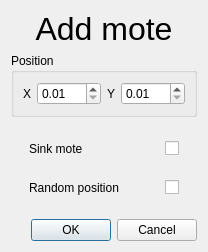
<?xml version="1.0" encoding="UTF-8"?>
<ui version="4.0">
 <class>Dialog</class>
 <widget class="QDialog" name="Dialog">
  <property name="geometry">
   <rect>
    <x>0</x>
    <y>0</y>
    <width>295</width>
    <height>297</height>
   </rect>
  </property>
  <property name="minimumSize">
   <size>
    <width>80</width>
    <height>100</height>
   </size>
  </property>
  <property name="windowTitle">
   <string>Dialog</string>
  </property>
  <property name="sizeGripEnabled">
   <bool>false</bool>
  </property>
  <layout class="QVBoxLayout" name="verticalLayout">
   <property name="sizeConstraint">
    <enum>QLayout::SetFixedSize</enum>
   </property>
   <item>
    <widget class="QLabel" name="label">
     <property name="font">
      <font>
       <pointsize>24</pointsize>
      </font>
     </property>
     <property name="text">
      <string>Add mote</string>
     </property>
     <property name="alignment">
      <set>Qt::AlignCenter</set>
     </property>
    </widget>
   </item>
   <item>
    <widget class="QGroupBox" name="groupBox">
     <property name="title">
      <string>Position</string>
     </property>
     <layout class="QHBoxLayout" name="horizontalLayout">
      <property name="sizeConstraint">
       <enum>QLayout::SetNoConstraint</enum>
      </property>
      <item>
       <widget class="QLabel" name="label_2">
        <property name="text">
         <string>X</string>
        </property>
        <property name="alignment">
         <set>Qt::AlignCenter</set>
        </property>
       </widget>
      </item>
      <item>
       <widget class="QDoubleSpinBox" name="x_pos">
        <property name="minimum">
         <double>0.010000000000000</double>
        </property>
        <property name="maximum">
         <double>600.990000000000009</double>
        </property>
       </widget>
      </item>
      <item>
       <widget class="QLabel" name="label_3">
        <property name="text">
         <string>Y</string>
        </property>
        <property name="alignment">
         <set>Qt::AlignCenter</set>
        </property>
       </widget>
      </item>
      <item>
       <widget class="QDoubleSpinBox" name="y_pos">
        <property name="minimum">
         <double>0.010000000000000</double>
        </property>
        <property name="maximum">
         <double>600.990000000000009</double>
        </property>
       </widget>
      </item>
     </layout>
    </widget>
   </item>
   <item>
    <widget class="QWidget" name="widget" native="true">
     <layout class="QVBoxLayout" name="verticalLayout_2">
      <item>
       <widget class="QWidget" name="widget_3" native="true">
        <layout class="QHBoxLayout" name="horizontalLayout_3">
         <item>
          <widget class="QLabel" name="label_4">
           <property name="sizePolicy">
            <sizepolicy hsizetype="Preferred" vsizetype="Preferred">
             <horstretch>1</horstretch>
             <verstretch>0</verstretch>
            </sizepolicy>
           </property>
           <property name="text">
            <string>Sink mote            </string>
           </property>
          </widget>
         </item>
         <item>
          <widget class="QCheckBox" name="sink">
           <property name="layoutDirection">
            <enum>Qt::LeftToRight</enum>
           </property>
           <property name="text">
            <string/>
           </property>
           <property name="checkable">
            <bool>true</bool>
           </property>
          </widget>
         </item>
        </layout>
       </widget>
      </item>
      <item>
       <widget class="QWidget" name="widget_2" native="true">
        <layout class="QHBoxLayout" name="horizontalLayout_2">
         <item>
          <widget class="QLabel" name="label_5">
           <property name="sizePolicy">
            <sizepolicy hsizetype="Preferred" vsizetype="Preferred">
             <horstretch>1</horstretch>
             <verstretch>0</verstretch>
            </sizepolicy>
           </property>
           <property name="text">
            <string>Random position</string>
           </property>
          </widget>
         </item>
         <item>
          <widget class="QCheckBox" name="rand_pos">
           <property name="text">
            <string/>
           </property>
          </widget>
         </item>
        </layout>
       </widget>
      </item>
     </layout>
    </widget>
   </item>
   <item>
    <widget class="QDialogButtonBox" name="buttonBox">
     <property name="minimumSize">
      <size>
       <width>0</width>
       <height>0</height>
      </size>
     </property>
     <property name="orientation">
      <enum>Qt::Horizontal</enum>
     </property>
     <property name="standardButtons">
      <set>QDialogButtonBox::Cancel|QDialogButtonBox::Ok</set>
     </property>
    </widget>
   </item>
  </layout>
 </widget>
 <resources/>
 <connections>
  <connection>
   <sender>buttonBox</sender>
   <signal>accepted()</signal>
   <receiver>Dialog</receiver>
   <slot>accept()</slot>
   <hints>
    <hint type="sourcelabel">
     <x>248</x>
     <y>254</y>
    </hint>
    <hint type="destinationlabel">
     <x>157</x>
     <y>274</y>
    </hint>
   </hints>
  </connection>
  <connection>
   <sender>buttonBox</sender>
   <signal>rejected()</signal>
   <receiver>Dialog</receiver>
   <slot>reject()</slot>
   <hints>
    <hint type="sourcelabel">
     <x>316</x>
     <y>260</y>
    </hint>
    <hint type="destinationlabel">
     <x>286</x>
     <y>274</y>
    </hint>
   </hints>
  </connection>
 </connections>
</ui>
